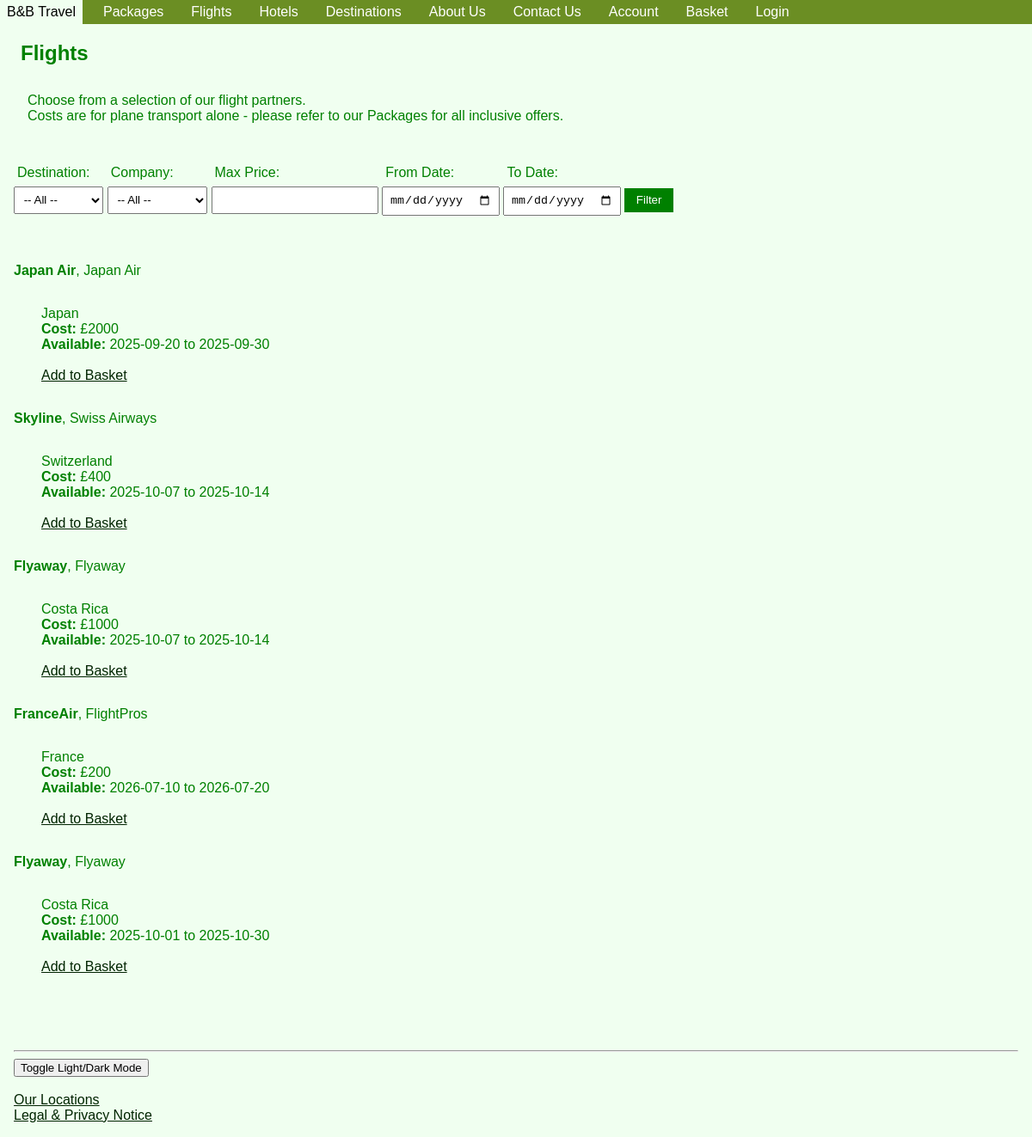
The app's page /webpages/flights.php with its own data.
### tables this page shows
CREATE TABLE `flights` (
  `id` int(11) NOT NULL,
  `name` varchar(255) DEFAULT NULL,
  `company` varchar(255) DEFAULT NULL,
  `country` varchar(255) DEFAULT NULL,
  `start_date` date DEFAULT NULL,
  `end_date` date DEFAULT NULL,
  `status` enum('available','fully booked') DEFAULT 'available',
  `price` int(11) DEFAULT NULL
);

### webpages/flights.php (the view, shortened to what this page needs)
<?php include 'header.php'; ?>
<h2>Flights</h2>
<p>
  Choose from a selection of our flight partners.
  <br>
  Costs are for plane transport alone - please refer to our Packages for all inclusive offers.
</p>
<form method="get" action="flights.php">
<div class="formdisplay">
  <label>Destination:</label>
  <select name="country">
    <option value="">-- All --</option>
  </select>
</div>
<div class="formdisplay">
  <label>Company:</label>
  <select name="company">
    <option value="">-- All --</option>
  </select>
</div>
<div class="formdisplay">
  <label>Max Price:</label>
  <input type="number" name="max_price" step="0.01">
</div>
<div class="formdisplay">
  <label>From Date:</label>
  <input type="date" name="start_date">
</div>
<div class="formdisplay">
  <label>To Date:</label>
  <input type="date" name="end_date">
</div>
  <button type="submit">Filter</button>
</form>
<ul>
<?php
$pdo = new PDO('mysql:host=localhost;dbname=travel_website', 'root', '');
$where = [];
$param = [];
$sql = "SELECT * FROM flights" . ($where ? " WHERE " . implode(" AND ", $where) : "");
$stmt = $pdo->prepare($sql);
$stmt->execute($param);
foreach ($stmt as $flights) {
  echo
  "<li><strong>{$flights['name']}</strong>, {$flights['company']}</li>
   <p>
    {$flights['country']}
    <br>
    <strong>Cost: </strong>£{$flights['price']}
    <br>
    <strong>Available: </strong> {$flights['start_date']} to
    {$flights['end_date']}
    <br><br>
    <a href='add_to_basket.php?id={$flights['id']}&type=flight'>Add to Basket</a></li><br>
   </p>";
}
?>
</ul>
<?php include 'footer.php'; ?>

### assets/css/style.css (style rules this page uses)
body { font-family: Arial, Helvetica, Tahoma, Verdana; background: #f0fff0; color: green; margin: 0; padding: 0; }
p { margin: 2em; }
li { display: flex; }
h1, h2 { color: green; padding-left: 1em; }
form { padding: 1em; }
input, textarea, select { display: block; margin: 0.5em 0; padding: 0.5em; }
ul { padding: 1em; }
a { color: #012401; }
form button { background-color: green; color: white; padding: 0.5em 1em; border: none; cursor: pointer; margin-top: 1em; }

### records on screen
flights: name "Japan Air", company "Japan Air", country "Japan", price "2000", start_date "2025-09-20", end_date "2025-09-30"
flights: name "Skyline", company "Swiss Airways", country "Switzerland", price "400", start_date "2025-10-07", end_date "2025-10-14"
flights: name "Flyaway", company "Flyaway", country "Costa Rica", price "1000", start_date "2025-10-07", end_date "2025-10-14"
flights: name "FranceAir", company "FlightPros", country "France", price "200", start_date "2026-07-10", end_date "2026-07-20"
flights: name "Flyaway", company "Flyaway", country "Costa Rica", price "1000", start_date "2025-10-01", end_date "2025-10-30"
